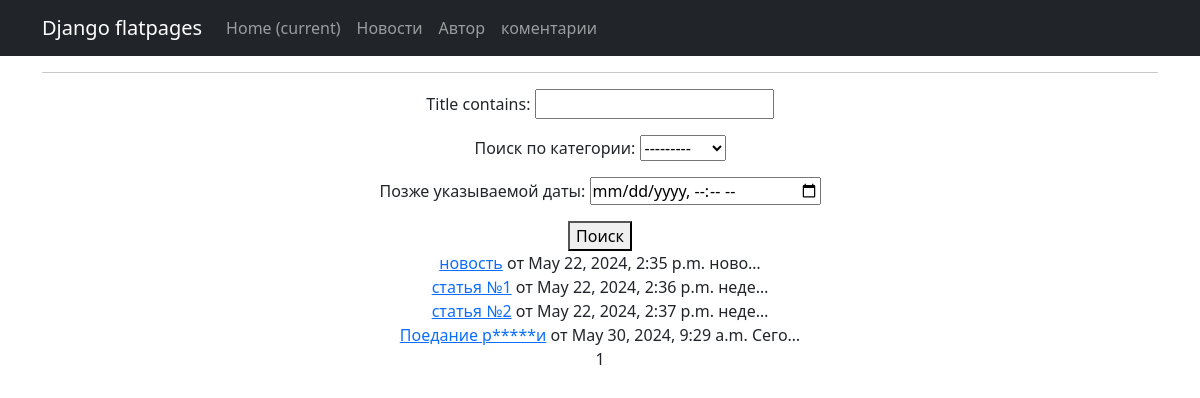
The page /news/search/ on the database as committed earlier.
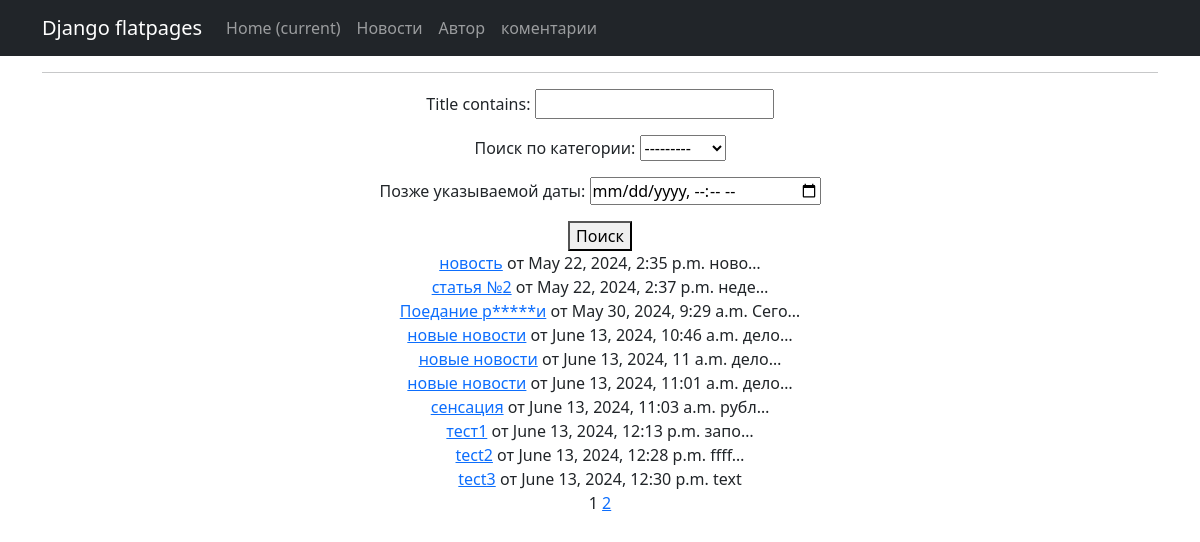
The same page on the database as committed later.
### news/models.py (models this page shows, shortened)
class Post(models.Model):
    author = models.ForeignKey(Author, on_delete=models.CASCADE)
    categoryType = models.CharField(max_length=2, choices=CATEGORY_CHOICES, default=ARTICLE)
    dateCreation = models.DateTimeField(auto_now_add=True)
    postCategory = models.ManyToManyField(Category, through='PostCategory')
    title = models.CharField(max_length=128)
    text = models.TextField()
    rating = models.SmallIntegerField(default=0)

### news/views.py (the view)
# urls.py: path('news/search/', PostSearch.as_view(), name='search'),
class PostSearch(ListView):
    model = Post
    template_name = 'search.html'
    context_object_name = 'search'
    paginate_by = 10
    def get_queryset(self):
        queryset = super().get_queryset()
        self.filterset = PostFilter(self.request.GET, queryset)
        return self.filterset.qs
    def get_context_data(self, **kwargs):
        context = super().get_context_data(**kwargs)
        context['filterset'] = self.filterset
        return context

### news/templatetags/custom_filters.py (called while the page is built)
@register.filter()
def censor(value):
    for i in ESK:
        value = value.replace(i[1:], '*' * len(i[1:]))
    return value

### templates/search.html (shortened to what this page needs)
{% extends 'flatpages/default.html' %}
{% load custom_filters %}
{% load custom_tags %}
{% block content %}
<hr>
<form action="" method="get">
       {{ filterset.form.as_p }}
        <button type="submit">Поиск</button>
    </form>
{% for new in search %}
           <tr>
               <td style="width: 200px"><a href={% url 'new' new.id %} > {{new.title|censor}}</a></td>
               <td style="width: 200px">от {{new.dateCreation}}</td>
               <td style="width: 250px">{{new.text|truncatechars:5|censor}}</td><br />
           </tr>
{% endfor %}
   {{ page_obj.number }}
{% if page_obj.has_next %}
       <a href="?page={{ page_obj.next_page_number }}">{{ page_obj.next_page_number }}</a>
{% endif %}
{% endblock content %}

### templates/flatpages/default.html (shortened to what this page needs)
<!DOCTYPE html>
<html lang="en">
    <head>
        {% load static %}
        <link href="{% static 'css/styles.css' %}" rel="stylesheet" />
    </head>
    <body>
        <nav class="navbar navbar-expand-lg navbar-dark bg-dark static-top">
   <div class="container">
       <a class="navbar-brand" href="#">Django flatpages</a>
       <div class="collapse navbar-collapse" id="navbarResponsive">
           <ul class="navbar-nav ml-auto">
               <li class="nav-item active">
                   <a class="nav-link" href="#">Home
                       <span class="sr-only">(current)</span>
                   </a>
                   {% load cache %}
                       {% cache 30 home %}
               </li>
               <li class="nav-item">
                   <a class="nav-link" href="/news/">Новости</a>
               </li>
               <li class="nav-item">
                   <a class="nav-link" href="/author/">Автор</a>
               </li>
               <li class="nav-item">
                    <a class="nav-link" href="/news/">коментарии</a>
                   {% endcache %}
               </li>
           </ul>
       </div>
   </div>
</nav>
        <div class="container">
            <div class="row">
                <div class="col-lg-12 text-center">
                    {% block content %}{% endblock content %}
                </div>
            </div>
        </div>
    </body>
</html>

Rows that differ between the two databases and show on the page:
removed Post: title|censor "статья №1", dateCreation "May 22, 2024, 2:36 p.m.", text|censor "неде…"
added Post: title|censor "новые новости", dateCreation "June 13, 2024, 10:46 a.m.", text|censor "дело…"
added Post: title|censor "новые новости", dateCreation "June 13, 2024, 11 a.m.", text|censor "дело…"
added Post: title|censor "новые новости", dateCreation "June 13, 2024, 11:01 a.m.", text|censor "дело…"
added Post: title|censor "сенсация", dateCreation "June 13, 2024, 11:03 a.m.", text|censor "рубл…"
added Post: title|censor "тест1", dateCreation "June 13, 2024, 12:13 p.m.", text|censor "запо…"
added Post: title|censor "tect2", dateCreation "June 13, 2024, 12:28 p.m.", text|censor "ffff…"
added Post: title|censor "tect3", dateCreation "June 13, 2024, 12:30 p.m.", text|censor "text"
Other text that changed with them:
{{ page_obj.next_page_number }}: (not shown) → "2"
